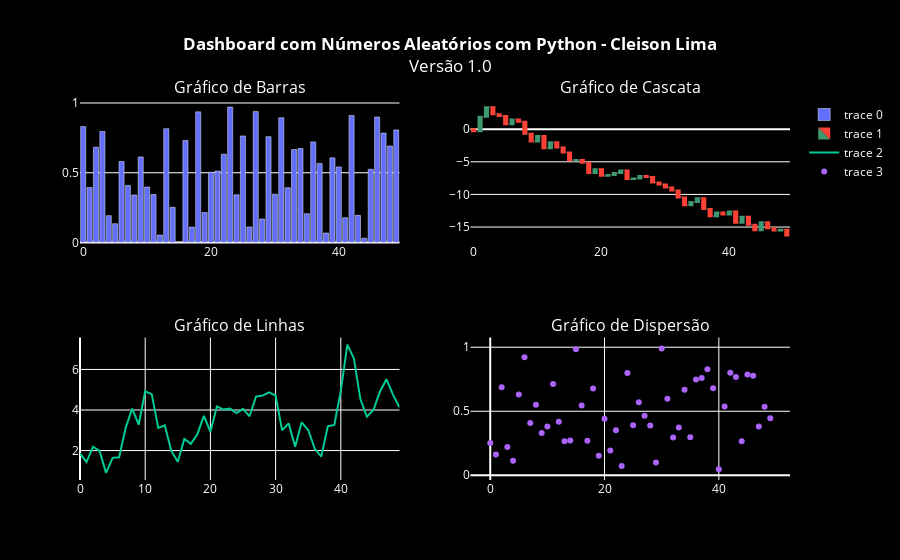

The cell this chart's notebook holds for it:
### Code cell
import numpy as np
import plotly.subplots as sp
import plotly.graph_objs as go

# Gere dados aleatórios
num_samples = 50
x = np.arange(num_samples)
y_bar = np.random.rand(num_samples)
y_cascade = np.random.randn(num_samples)
y_line = np.cumsum(np.random.randn(num_samples))
y_scatter = np.random.rand(num_samples)

# Crie o layout do dashboard
fig = sp.make_subplots(rows=2, cols=2, subplot_titles=("Gráfico de Barras", "Gráfico de Cascata", "Gráfico de Linhas", "Gráfico de Dispersão"))

# Adicione os gráficos ao layout
fig.add_trace(go.Bar(x=x, y=y_bar), row=1, col=1)
fig.add_trace(go.Waterfall(x=x, y=y_cascade), row=1, col=2)
fig.add_trace(go.Scatter(x=x, y=y_line, mode='lines'), row=2, col=1)
fig.add_trace(go.Scatter(x=x, y=y_scatter, mode='markers'), row=2, col=2)

# Atualize o título e o layout
fig.update_layout(
    title="<b>Dashboard com Números Aleatórios com Python - Cleison Lima</b><br>Versão 1.0",
    title_x=0.5,  # Centralize o título horizontalmente
    paper_bgcolor='black',  # Defina a cor de fundo para preto
    plot_bgcolor='black',  # Defina a cor de fundo dos gráficos para preto
    font=dict(color='white')  # Defina a cor da fonte para branco
)

# Exiba o dashboard
fig.show()

### Figure 1 — Plotly figure (JSON) as saved in the notebook; plotly's stock layout.template omitted (floating-point values rounded to 4 significant figures)
{"data": [{"type": "bar", "x": [0, 1, 2, 3, 4, 5, 6, 7, 8, 9, 10, 11, 12, 13, 14, 15, 16, 17, 18, 19, 20, 21, 22, 23, 24, 25, 26, 27, 28, 29, 30, 31, 32, 33, 34, 35, 36, 37, 38, 39, 40, 41, 42, 43, 44, 45, 46, 47, 48, 49], "xaxis": "x", "y": [0.8314, 0.3945, 0.683, 0.7966, 0.1924, 0.1348, 0.5802, 0.4089, 0.3403, 0.6136, 0.3975, 0.3441, 0.05345, 0.8162, 0.2529, 0.001376, 0.7316, 0.1106, 0.9367, 0.2158, 0.5033, 0.512, 0.6327, 0.9705, 0.3417, 0.7638, 0.1111, 0.9393, 0.1682, 0.7588, 0.3462, 0.8946, 0.393, 0.6667, 0.6733, 0.2068, 0.7212, 0.567, 0.06786, 0.6067, 0.542, 0.1777, 0.9102, 0.1946, 0.03062, 0.5254, 0.8998, 0.7845, 0.6918, 0.807], "yaxis": "y"}, {"type": "waterfall", "x": [0, 1, 2, 3, 4, 5, 6, 7, 8, 9, 10, 11, 12, 13, 14, 15, 16, 17, 18, 19, 20, 21, 22, 23, 24, 25, 26, 27, 28, 29, 30, 31, 32, 33, 34, 35, 36, 37, 38, 39, 40, 41, 42, 43, 44, 45, 46, 47, 48, 49], "xaxis": "x2", "y": [-0.3308, 2.242, 1.47, -1.088, -0.2629, -1.269, 0.706, -0.321, -1.834, -1.2, 0.8298, -1.876, 0.9448, -0.8365, -0.7566, -1.184, 0.05544, -0.4399, -1.556, 0.5478, -0.9692, 0.1118, 0.287, 0.3879, -1.291, 0.07184, 0.3987, -0.1538, -0.8557, -0.3153, -0.4507, -0.4742, -1.056, -1.198, 0.4949, 0.585, -1.641, -1.115, 0.5783, -0.3178, 0.4703, -1.726, 0.9111, -1.213, -0.8599, 1.233, -0.9096, -0.3361, 0.08105, -0.8471], "yaxis": "y2"}, {"mode": "lines", "type": "scatter", "x": [0, 1, 2, 3, 4, 5, 6, 7, 8, 9, 10, 11, 12, 13, 14, 15, 16, 17, 18, 19, 20, 21, 22, 23, 24, 25, 26, 27, 28, 29, 30, 31, 32, 33, 34, 35, 36, 37, 38, 39, 40, 41, 42, 43, 44, 45, 46, 47, 48, 49], "xaxis": "x3", "y": [1.856, 1.434, 2.193, 1.983, 0.8997, 1.641, 1.666, 3.114, 4.068, 3.275, 4.919, 4.783, 3.116, 3.247, 1.983, 1.443, 2.568, 2.333, 2.807, 3.708, 2.931, 4.179, 4.02, 4.066, 3.847, 4.059, 3.689, 4.664, 4.712, 4.874, 4.71, 2.993, 3.34, 2.187, 3.393, 3.012, 2.097, 1.704, 3.196, 3.26, 4.945, 7.223, 6.543, 4.537, 3.672, 4.001, 4.902, 5.517, 4.755, 4.133], "yaxis": "y3"}, {"mode": "markers", "type": "scatter", "x": [0, 1, 2, 3, 4, 5, 6, 7, 8, 9, 10, 11, 12, 13, 14, 15, 16, 17, 18, 19, 20, 21, 22, 23, 24, 25, 26, 27, 28, 29, 30, 31, 32, 33, 34, 35, 36, 37, 38, 39, 40, 41, 42, 43, 44, 45, 46, 47, 48, 49], "xaxis": "x4", "y": [0.2516, 0.1628, 0.687, 0.2213, 0.1126, 0.6311, 0.9209, 0.4084, 0.5515, 0.3292, 0.381, 0.7124, 0.4174, 0.2648, 0.2722, 0.9844, 0.5449, 0.2695, 0.677, 0.1533, 0.4405, 0.1932, 0.3519, 0.07214, 0.7994, 0.391, 0.5697, 0.4653, 0.3894, 0.09881, 0.9911, 0.5969, 0.2943, 0.3729, 0.6689, 0.2966, 0.7483, 0.7598, 0.8273, 0.6805, 0.04802, 0.5372, 0.8011, 0.7678, 0.2665, 0.7861, 0.7769, 0.3816, 0.5345, 0.4445], "yaxis": "y4"}], "layout": {"annotations": [{"font": {"size": 16}, "showarrow": false, "text": "Gráfico de Barras", "x": 0.225, "xanchor": "center", "xref": "paper", "y": 1, "yanchor": "bottom", "yref": "paper"}, {"font": {"size": 16}, "showarrow": false, "text": "Gráfico de Cascata", "x": 0.775, "xanchor": "center", "xref": "paper", "y": 1, "yanchor": "bottom", "yref": "paper"}, {"font": {"size": 16}, "showarrow": false, "text": "Gráfico de Linhas", "x": 0.225, "xanchor": "center", "xref": "paper", "y": 0.375, "yanchor": "bottom", "yref": "paper"}, {"font": {"size": 16}, "showarrow": false, "text": "Gráfico de Dispersão", "x": 0.775, "xanchor": "center", "xref": "paper", "y": 0.375, "yanchor": "bottom", "yref": "paper"}], "font": {"color": "white"}, "paper_bgcolor": "black", "plot_bgcolor": "black", "title": {"text": "<b>Dashboard com Números Aleatórios com Python - Cleison Lima</b><br>Versão 1.0", "x": 0.5}, "xaxis": {"anchor": "y", "domain": [0, 0.45]}, "xaxis2": {"anchor": "y2", "domain": [0.55, 1]}, "xaxis3": {"anchor": "y3", "domain": [0, 0.45]}, "xaxis4": {"anchor": "y4", "domain": [0.55, 1]}, "yaxis": {"anchor": "x", "domain": [0.625, 1]}, "yaxis2": {"anchor": "x2", "domain": [0.625, 1]}, "yaxis3": {"anchor": "x3", "domain": [0, 0.375]}, "yaxis4": {"anchor": "x4", "domain": [0, 0.375]}}}
